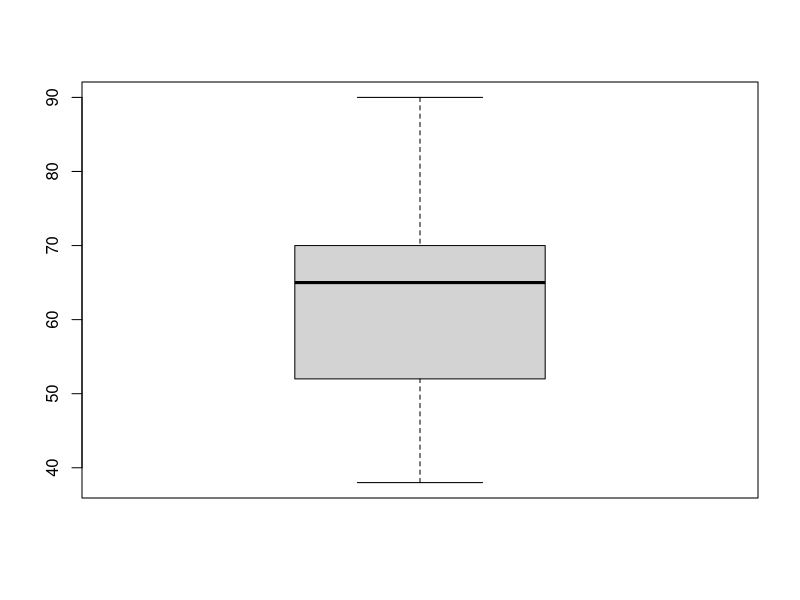
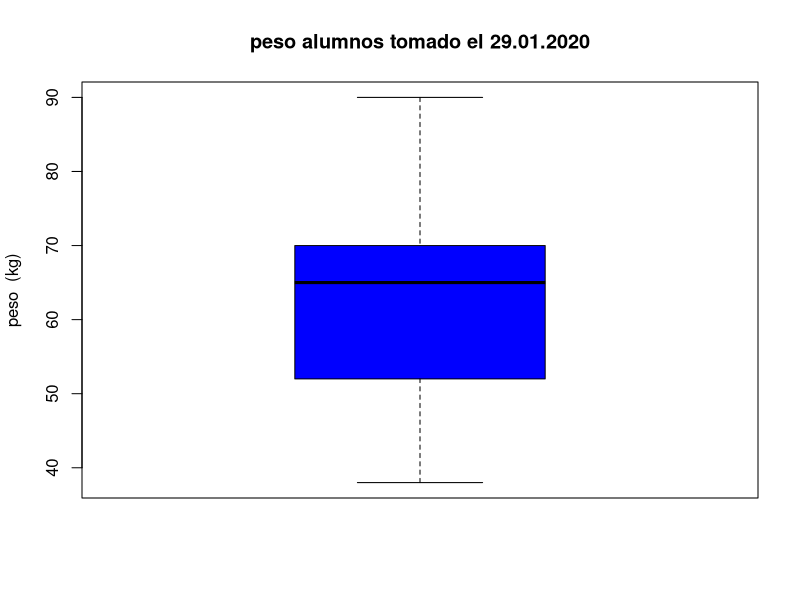

Source code (R) for these figures, in order:
# Anny sanchez de la cerda  
#Matricula :1811530
#29.01.2020


# Operadores basicos ------------------------------------------------------

2+2
a <- 2
a+5
a+a^2

log(a)

#Ingresar conjunto de datos

peso <- c(70,62,52,90,38,52,50,56,70,65,76,70,72)

peso
#numero de observaciones (length)

length(peso)

#Calcular la media del peso sumatoria de las observaciones
#y dividirlo entre el numero de individuos muestreados

sum(peso)/length(peso)
peso.media <- sum(peso)/length(peso)

mean(peso)
median(peso)

sd(peso)
var(peso)

fivenum(peso)

range(peso)

# Graficas ----------------------------------------------------------------


boxplot(peso)
boxplot ( peso, col = "blue" , ylab= "peso  (kg)", 
        main="peso alumnos tomado el 29.01.2020")
        
        
        


